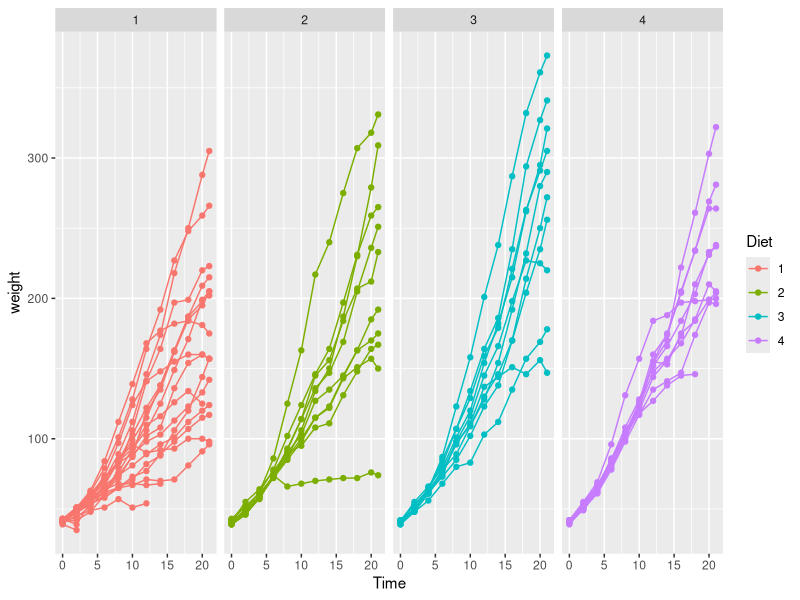

The R script that drew this image:
library(dplyr)
library(ggplot2)
library(patchwork)

p <- ChickWeight %>% 
  ggplot(aes(x = Time, y = weight, group=Chick, color=Diet)) +
  geom_line() + geom_point() +
  facet_wrap(~Diet, nrow = 1)

dev.off()

ggsave(filename = "p.pdf", plot = p, height = 10, width = 25, device = "pdf")
